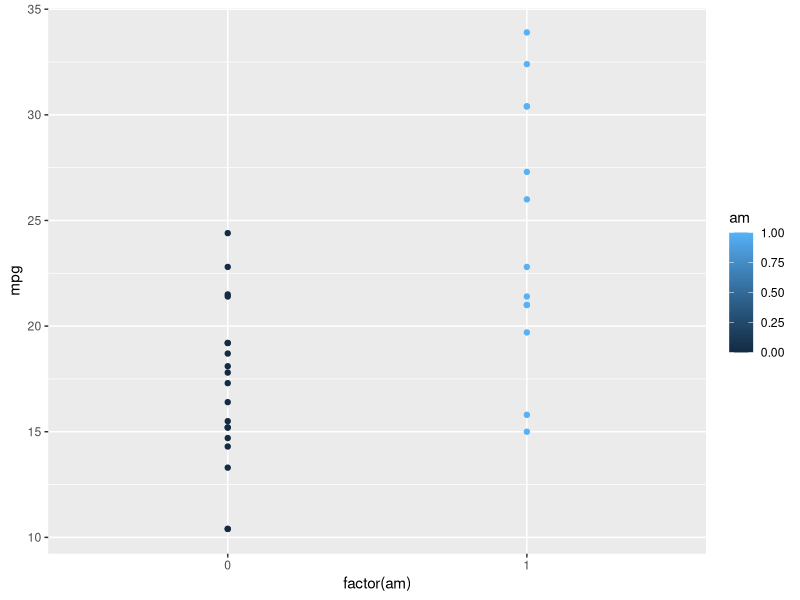
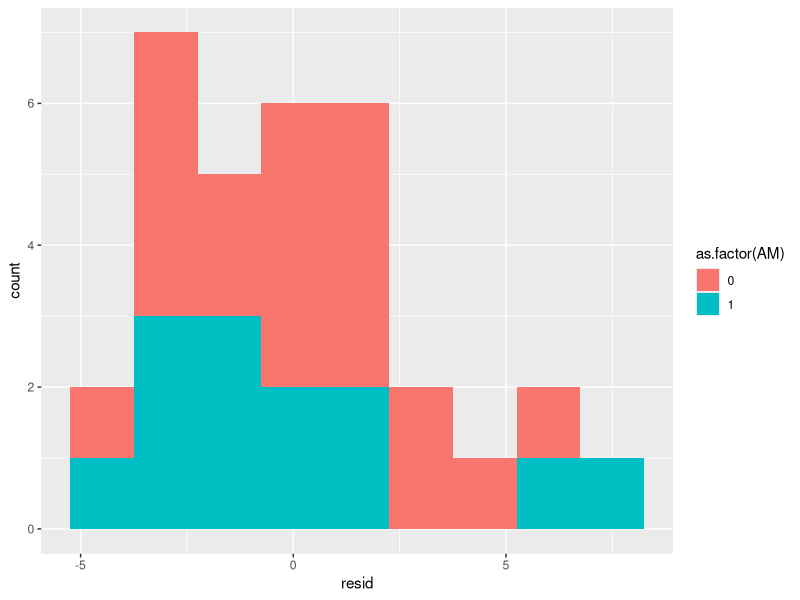
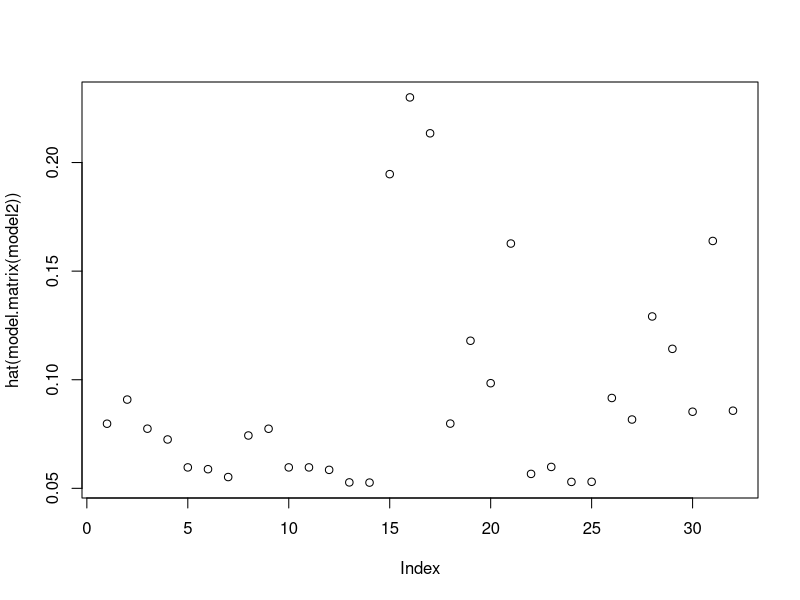

These figures' R source, in order:
## ---- chunk 1
knitr::opts_chunk$set(echo = TRUE)
## ---- chunk 2
library(ggplot2)
library(datasets)
data(mtcars)
## ---- chunk 3
ggplot(data = mtcars, aes(x = factor(am), y = mpg, color = am)) + geom_point()
## ---- chunk 4
auto_mean <- mean(mtcars$mpg[mtcars$am == 0])
man_mean <- mean(mtcars$mpg[mtcars$am == 1])
## ---- chunk 5
model1 <- lm(data = mtcars, formula = mpg~am)
summary(model1)
## ---- chunk 6
model2 <- lm(data = mtcars, formula = mpg ~ am + wt)
summary(model2)
## ---- chunk 7
model3 <- lm(data = mtcars, formula = mpg ~ wt)
summary(model3)
## ---- chunk 8
p_am <- summary(model1)$coefficients[2,4]
p_am_wt <- summary(model2)$coefficients[2,4]
## ---- chunk 9
residual_df <- data.frame(row.names=names(model3$residuals), resid = model3$residuals)
residual_df$AM <- mtcars$am
ggplot(data = residual_df, aes(x=resid, fill = as.factor(AM))) + geom_histogram(binwidth=1.5)
## ---- chunk 10
plot(hat(model.matrix(model2)))
